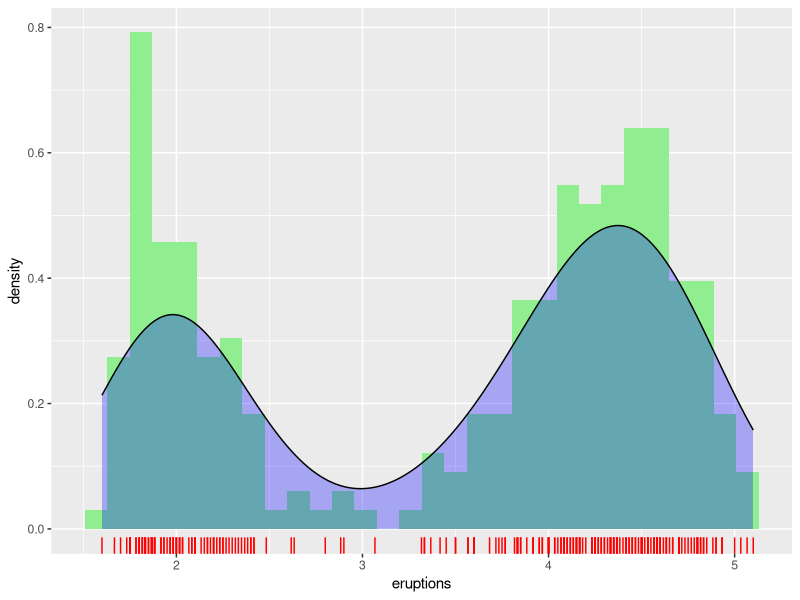
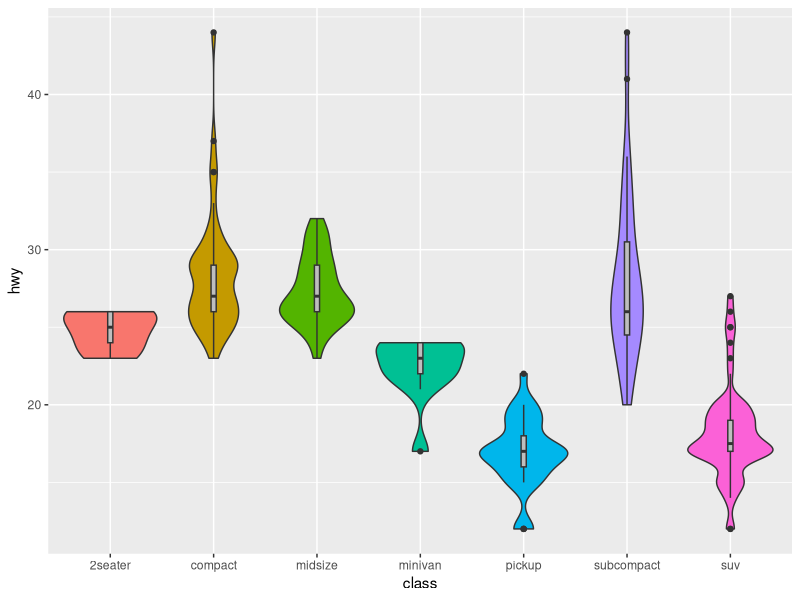

Recreate these plots in R, in order.
## ---- chunk 1
knitr::opts_chunk$set(echo = TRUE)
library(tidyverse)
## ---- chunk 2
ggplot(data = faithful, mapping = aes(x = eruptions)) +
  geom_histogram(aes(y = stat(density)), fill = "lightgreen") +
  geom_density(fill = "blue", alpha = 0.3) +
  geom_rug(color = "red")
## ---- chunk 3
ggplot(data = mpg, mapping = aes(x = class, y = hwy, fill = class)) +
  geom_violin(show.legend = FALSE) +
  geom_boxplot(show.legend = FALSE, width = 0.05, fill = "grey")
## ---- chunk 4

## ---- chunk 5
